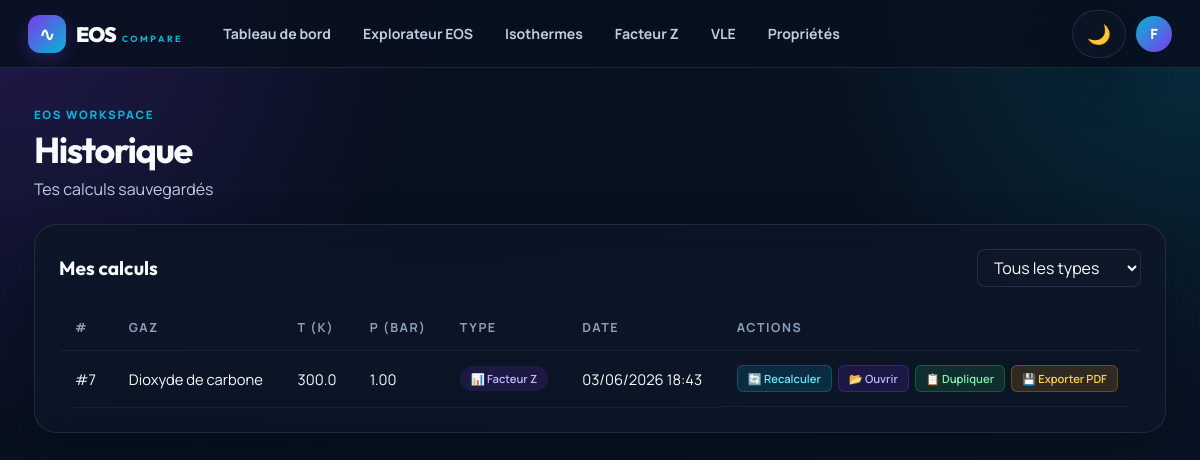
The app's page /history (signed in) with its own data.
### models/user.py (models this page shows, shortened)
class User(UserMixin, db.Model):
    __tablename__ = "users"
    id                  = db.Column(db.Integer, primary_key=True)
    username            = db.Column(db.String(80),  unique=True, nullable=False)
    email               = db.Column(db.String(120), unique=True, nullable=False)
    password            = db.Column(db.String(200), nullable=False)
    role                = db.Column(db.Enum("student", "teacher", "admin"), default="student")
    first_name          = db.Column(db.String(100), nullable=True)
    last_name           = db.Column(db.String(100), nullable=True)
    institution         = db.Column(db.String(200), nullable=True)
    avatar_url          = db.Column(db.String(500), nullable=True)
    bio                 = db.Column(db.Text, nullable=True)
    calculations_count  = db.Column(db.Integer, default=0)
    preferred_eos       = db.Column(db.Enum("pr", "srk", "vdw", "ideal"), default="pr")
    theme               = db.Column(db.Enum("light", "dark"), default="light")
    is_active           = db.Column(db.Boolean, default=True)
    is_verified         = db.Column(db.Boolean, default=False, nullable=False)
    last_login          = db.Column(db.DateTime, nullable=True)  # ← AJOUTER CETTE LIGNE
    created_at          = db.Column(db.DateTime, default=datetime.utcnow)
    updated_at          = db.Column(db.DateTime, default=datetime.utcnow, onupdate=datetime.utcnow)
    verification_token  = db.Column(db.String(100), nullable=True)
    verification_expiry = db.Column(db.DateTime, nullable=True)
    reset_token         = db.Column(db.String(100), nullable=True)
    reset_expiry        = db.Column(db.DateTime, nullable=True)
    ban_reason          = db.Column(db.Text, nullable=True)
    banned_at           = db.Column(db.DateTime, nullable=True)
    calculations = db.relationship("Calculation", backref="user", lazy=True, cascade="all, delete-orphan")
    molecules = db.relationship("Molecule", backref="user", lazy=True, cascade="all, delete-orphan")

### models/calculation.py (models this page shows, shortened)
class Calculation(db.Model):
    __tablename__ = "calculations"
    id             = db.Column(db.Integer, primary_key=True)
    user_id        = db.Column(db.Integer, db.ForeignKey("users.id"), nullable=True)
    gas_name       = db.Column(db.String(50))
    temperature    = db.Column(db.Float, comment="Température en K")
    pressure       = db.Column(db.Float, comment="Pression en Pa")
    equations_used = db.Column(db.String(200))
    result_json    = db.Column(db.Text)
    created_at     = db.Column(db.DateTime, default=datetime.utcnow)
    calculation_type = db.Column(db.String(50), default="eos_explorer",
                                  comment="eos_explorer, isotherm, vle, z_factor")

### routes/main.py (the view)
@main_bp.route("/history")
@login_required
def history():
    calcs = Calculation.query.filter_by(user_id=current_user.id)\
        .order_by(Calculation.created_at.desc()).limit(100).all()
    for calc in calcs:
        if not hasattr(calc, 'calculation_type') or not calc.calculation_type:
            if 'isotherms' in (calc.equations_used or '').lower():
                calc.calculation_type = 'isotherm'
            elif 'vle' in (calc.equations_used or '').lower():
                calc.calculation_type = 'vle'
            elif 'z_factor' in (calc.equations_used or '').lower():
                calc.calculation_type = 'z_factor'
            else:
                calc.calculation_type = 'eos_explorer'
    return render_template("history.html", calcs=calcs)

### models/user.py (called while the page is built)
@login_manager.user_loader
def load_user(user_id: str) -> Optional[User]:
    try:
        return db.session.get(User, int(user_id))
    except (ValueError, TypeError):
        return None

### routes/main.py (called while the page is built)
@main_bp.context_processor
def utility_processor():
    return {
        "current_year": datetime.utcnow().year,
        "app_name": "EOS Compare",
        "app_version": "1.0.0",
        "gas_count": len(GAS_DB),
    }

### templates/history.html (shortened to what this page needs)
{% extends "base.html" %}
{% block page_title %}Historique{% endblock %}
{% block page_subtitle %}Tes calculs sauvegardés{% endblock %}
{% block content %}
<div class="card">
    <div class="card-head">
        <h2>Mes calculs</h2>
        <div class="filter-bar" style="display: flex; gap: 8px;">
            <select id="typeFilter" onchange="filterHistory()">
                <option value="">Tous les types</option>
            </select>
        </div>
    </div>
    {% if calcs %}
    <div class="table-wrap">
        <table class="results-table" id="historyTable">
            <thead>
                <tr>
                    <th>#</th>
                    <th>Gaz</th>
                    <th>T (K)</th>
                    <th>P (bar)</th>
                    <th>Type</th>
                    <th>Date</th>
                    <th>Actions</th>
                </tr>
            </thead>
            <tbody>
                {% for c in calcs %}
                {% set calc_type = c.calculation_type if c.calculation_type else 'eos_explorer' %}
                <tr data-id="{{ c.id }}" data-type="{{ calc_type }}">
                    <td>#{{ c.id }}</td>
                    <td>{{ c.gas_name }}</td>
                    <td>{{ c.temperature }}</td>
                    <td>{{ '%.2f'|format(c.pressure / 1e5) }}</td>
                    <td class="type-badge">
                        {% if calc_type == 'vle' %}
                        <span class="badge badge-vle">💧 VLE</span>
                        {% elif calc_type == 'isotherm' %}
                        <span class="badge badge-isotherm">📈 Isotherme</span>
                        {% elif calc_type == 'z_factor' %}
                        <span class="badge badge-zfactor">📊 Facteur Z</span>
                        {% else %}
                        <span class="badge badge-eos">🔬 EOS Explorer</span>
                        {% endif %}
                    </td>
                    <td class="date-cell">{{ c.created_at.strftime('%d/%m/%Y %H:%M') if c.created_at else '-' }}</td>
                    <td class="action-buttons">
                        <button class="btn-recalc" data-id="{{ c.id }}"
                                data-gas="{{ c.gas_name }}"
                                data-t="{{ c.temperature }}"
                                data-p="{{ '%.2f'|format(c.pressure / 1e5) }}"
                                data-type="{{ calc_type }}">
                            🔄 Recalculer
                        </button>
                        <button class="btn-open" data-id="{{ c.id }}" data-type="{{ calc_type }}">
                            📂 Ouvrir
                        </button>
                        <button class="btn-duplicate" data-id="{{ c.id }}">
                            📋 Dupliquer
                        </button>
                        <button class="btn-export" data-id="{{ c.id }}">
                            💾 Exporter PDF
                        </button>
                    </td>
                </tr>
                {% endfor %}
            </tbody>
        </table>
    </div>
    {% endif %}
</div>
{% endblock %}

### templates/base.html (shortened to what this page needs)
{% set is_auth = request.endpoint and (request.endpoint.startswith('auth.') or (request.endpoint == 'main.apropos' and not current_user.is_authenticated)) %}
<!DOCTYPE html>
<html lang="fr">
<head>
  <link rel="stylesheet" href="https://cdn.jsdelivr.net/npm/katex@0.16.9/dist/katex.min.css">
  <link rel="stylesheet" href="{{ url_for('static', filename='css/style.css') }}" />
</head>
<body class="{{ 'auth-body' if is_auth else 'app-body' }}">
  {% if not is_auth %}
  <nav class="topnav">
    <a href="{{ url_for('main.index') }}" class="topnav-brand">
      <div class="brand-mark">∿</div>
      <div class="topnav-brand-text">
        <span class="topnav-brand-eos">EOS</span>
        <span class="topnav-brand-compare">COMPARE</span>
      </div>
    </a>
    <div class="topnav-links">
      <a href="{{ url_for('main.index') }}" class="{{ 'active' if request.endpoint == 'main.index' else '' }}">Tableau de bord</a>
      <a href="{{ url_for('main.eos_explorer') }}" class="{{ 'active' if request.endpoint == 'main.eos_explorer' else '' }}">Explorateur EOS</a>
      <a href="{{ url_for('main.isotherms') }}" class="{{ 'active' if request.endpoint == 'main.isotherms' else '' }}">Isothermes</a>
      <a href="{{ url_for('main.z_factor') }}" class="{{ 'active' if request.endpoint == 'main.z_factor' else '' }}">Facteur Z</a>
      <a href="{{ url_for('vle.vle_index') }}" class="{{ 'active' if request.endpoint == 'vle.vle_index' else '' }}">VLE</a>
      <a href="{{ url_for('main.therm_prop') }}" class="{{ 'active' if request.endpoint == 'main.therm_prop' else '' }}">Propriétés</a>
    </div>
    <div class="topnav-right">
      <button class="theme-toggle" id="theme-toggle" type="button" aria-label="Changer de thème">
        <span class="theme-toggle-icon" aria-hidden="true">🌙</span>
      </button>
      {% if current_user.is_authenticated %}
      <div class="topnav-user" id="user-menu-wrapper">
        <button class="user-avatar" id="user-menu-btn" type="button" aria-label="Menu utilisateur" aria-haspopup="true" aria-expanded="false">
          {{ current_user.username[0].upper() }}
        </button>
      </div>
      {% endif %}
    </div>
  </nav>
  {% endif %}
  <div class="{{ 'auth-shell' if is_auth else 'app-shell' }}">
    <main class="{{ 'auth-main' if is_auth else 'content' }}">
      {% if not is_auth %}
      {% set subtitle = self.page_subtitle()|trim %}
      {% set ptitle = self.page_title()|trim %}
      {% if ptitle %}
      <header class="page-header">
        <div>
          <div class="eyebrow">EOS Workspace</div>
          <h1>{{ ptitle }}</h1>
          {% if subtitle %}
            <p class="subtitle">{{ subtitle|safe }}</p>
          {% endif %}
        </div>
      </header>
      {% endif %}
      {% endif %}
      {% block content %}{% endblock %}
    </main>
  </div>
</body>
</html>

### templates/history.html (style rules this page uses)
.action-buttons { display: flex; gap: 6px; flex-wrap: wrap; }
.btn-recalc, .btn-open, .btn-duplicate, .btn-export { padding: 5px 10px; border-radius: 6px; border: none; cursor: pointer; font-size: 0.7rem; font-weight: 600; transition: all 0.2s ease; }
.btn-recalc { background: rgba(6, 182, 212, 0.15); color: #67e8f9; border: 1px solid rgba(6, 182, 212, 0.3); }
.btn-open { background: rgba(124, 58, 237, 0.15); color: #c4b5fd; border: 1px solid rgba(124, 58, 237, 0.3); }
.btn-duplicate { background: rgba(34, 197, 94, 0.15); color: #86efac; border: 1px solid rgba(34, 197, 94, 0.3); }
.btn-export { background: rgba(245, 158, 11, 0.15); color: #fcd34d; border: 1px solid rgba(245, 158, 11, 0.3); }
.badge-zfactor { background: rgba(124, 58, 237, 0.15); color: #c4b5fd; }
.date-cell { white-space: nowrap; }
.filter-bar select { padding: 6px 12px; border-radius: 8px; background: var(--bg-soft); color: var(--text); border: 1px solid var(--line); cursor: pointer; }
.type-badge { text-align: center; }
.type-badge .badge { display: inline-block; padding: 4px 10px; border-radius: 20px; font-size: 0.7rem; font-weight: 600; }

### records on screen
User: username "F"
Calculation: id "7", gas_name "Dioxyde de carbone", temperature "300.0", c.pressure/1e5 "1.00", calculation_type "📊 Facteur Z", created_at "03/06/2026 18:43"
